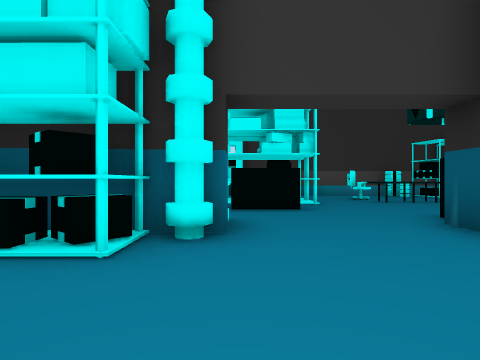
[1] (above)

14 first-person views from a walk through a 3-D level made in the Unity game engine. The camera is 1.2 m above the floor, looks level and sees 75° across. The floor is counted in squares, 2 m on a side. Each view is taken from the middle of a square. On the plan, view 1 faces up. The plan holds only what a view shows up to about 9 squares ahead; the rest is blank. The place goes on beyond the plan. The player character is not drawn.

[2]
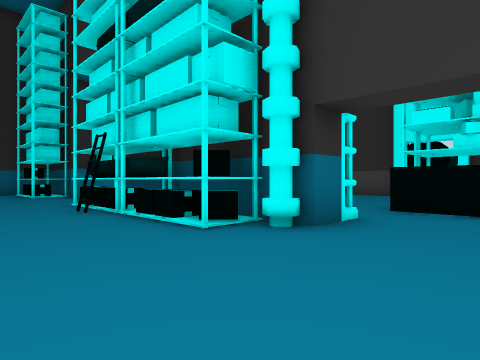

[3]
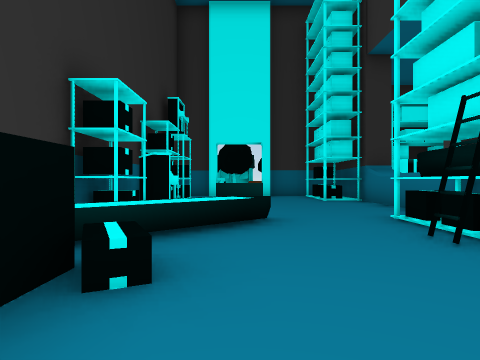

[4]
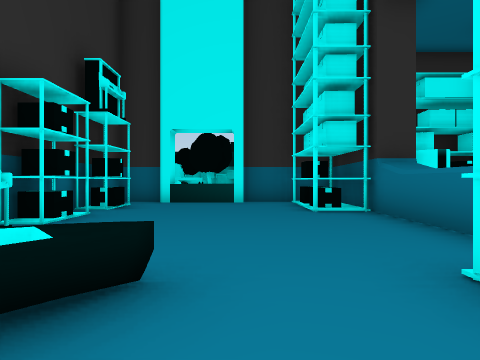

[5]
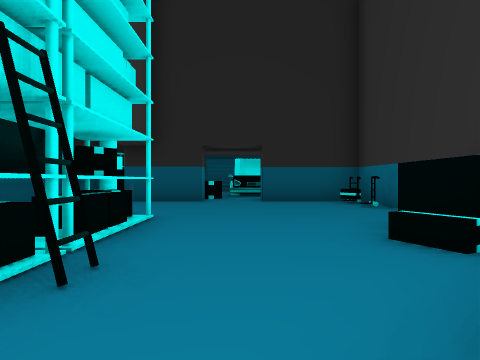

[6]
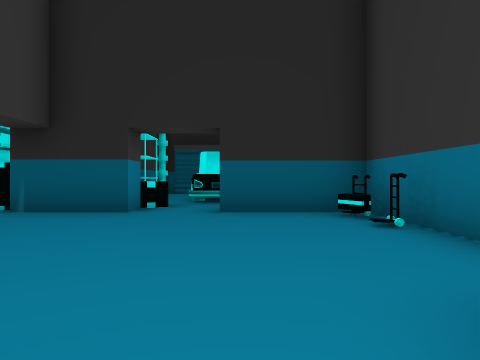

[7]
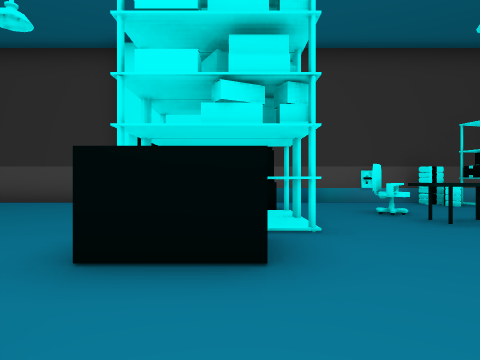

[8]
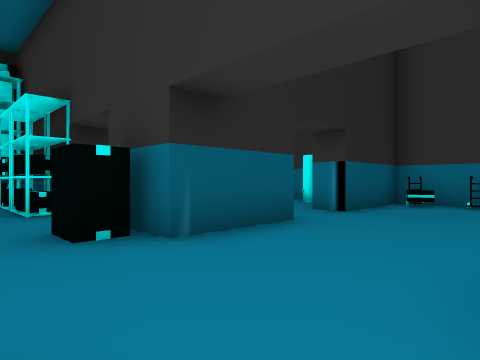

[9]
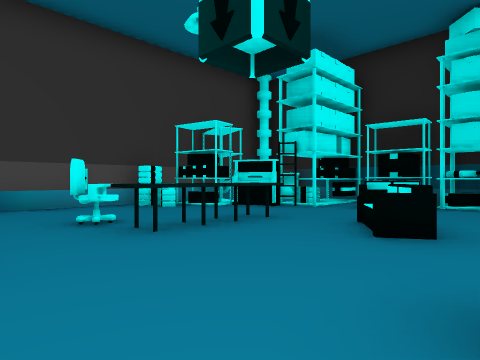

[10]
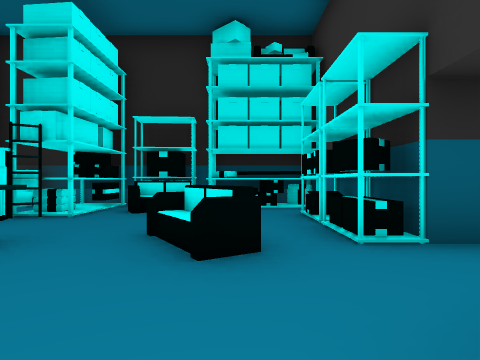

[11]
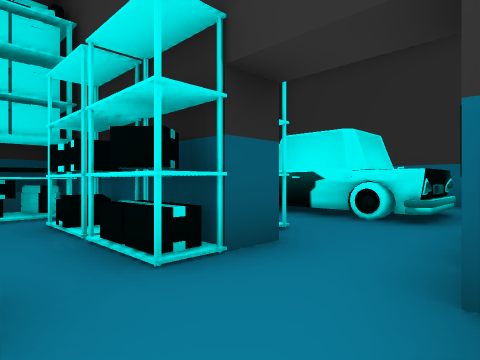

[12]
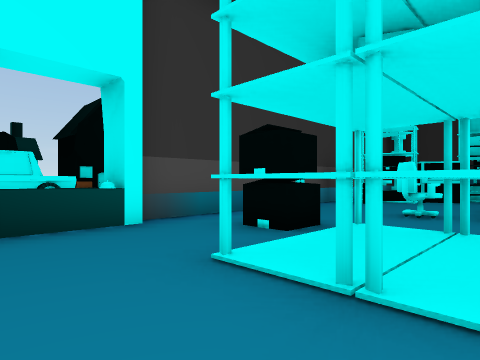

[13]
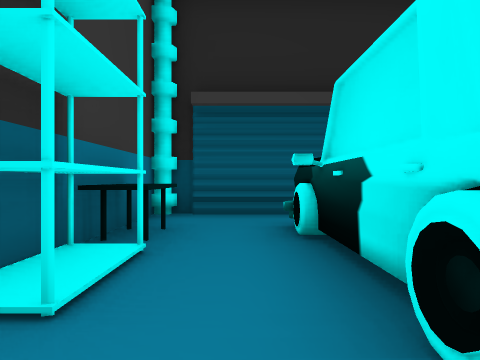

[14]
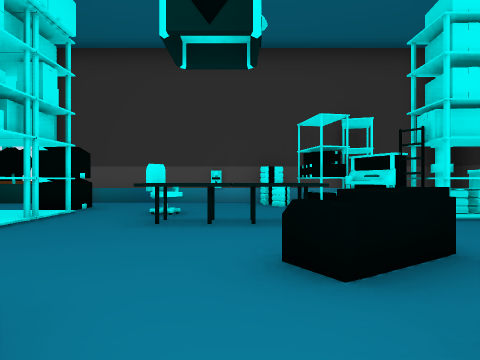

### Floor plan
Key: @ floor where view 1 was taken; # wall or solid block; . floor; ^ raised ledge; S shelf; P piano; C chair; F sofa; O other object.
Columns run from 13 left of view 1 to 11 right of it. Each row starts with its distance up from view 1.
 13         ##  ^ #####
 12         ... ^O...O.OSS ##
 11          .....O....OSS ##
 10          .....O......P^O#
  9           ...^ ^.COO.^^O#
  8            ..^^^......FS#
  7            ..OO.......FS#
  6             .......F...O#
  5   OO         ....O.SSS.O#
  4 #### ^###### ...##.######
  3 #OO^...OO##O^...# ..SSO.#
  2 ##.......O......#O......#
  1 #..................####.#
  0 ^......OO....@..#.^#
 -1 O.....  OOO.....#OO#O
 -2 #.SOS.PSSOOO..OO#OO#O
 -3 ######       #

Where each view was taken, in squares from view 1:
view 1: 0 up, 0 right, facing up
view 2: 0 up, 2 right, facing up-left
view 3: 0 up, 1 left, facing left
view 4: 1 up, 4 left, facing left
view 5: 1 up, 6 left, facing right
view 6: 0 up, 3 left, facing right
view 7: 4 up, 1 right, facing up
view 8: 6 up, 0 right, facing down-right
view 9: 5 up, 2 right, facing up-right
view 10: 6 up, 3 right, facing right
view 11: 6 up, 4 right, facing down-right
view 12: 8 up, 2 left, facing up-right
view 13: 2 up, 5 right, facing right
view 14: 4 up, 5 right, facing up
